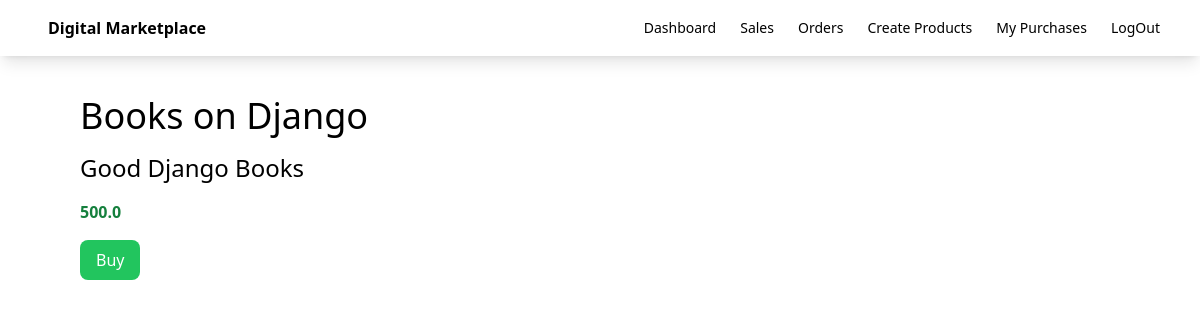
Page /product/1 on the committed database.
### myapp/models.py (models this page shows, shortened)
class Product(models.Model):
    seller = models.ForeignKey(User,on_delete=models.CASCADE)
    name = models.CharField(max_length=100)
    description = models.CharField(max_length=100)
    price = models.FloatField()
    file = models.FileField(upload_to='uploads')
    total_sales_amount = models.IntegerField(default=0)
    total_sales = models.IntegerField(default=0)

### myapp/views.py (the view)
# urls.py: path('product/<int:id>',views.detail , name='detail'),
def detail(request,id):
    product=Product.objects.get(id=id)
    return render(request , 'myapp/detail.html',{'product':product})

### myapp/templates/myapp/detail.html (shortened to what this page needs)
{% extends 'myapp/base.html' %}
{% block body %}
<div class="flex p-10">
    <div class="pl-10">
        <div class="text-4xl mb-4">{{product.name}}</div>
        <div class="text-2xl mb-4">{{product.description}}</div>
        <div class="mb-4 text-green-700 font-bold">{{product.price}}</div>
        <div>
            <button id="checkout-button" class="bg-green-500 text-white px-4 py-2 rounded-lg">Buy</button>
        </div>
    </div>
</div>
{% endblock %}

### rows in the picture
Product: name "Books on Django", description "Good Django Books", price "500.0"
